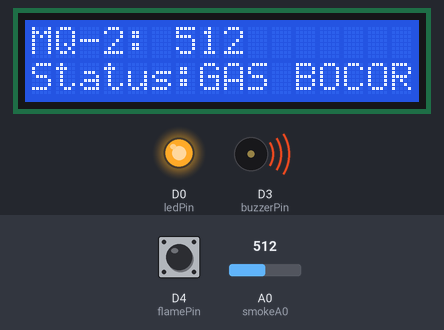
This sketch was run on a simulated ESP8266 (NodeMCU). Shown: 16×2 character LCD, output pins drawn as LEDs (lit = HIGH), buzzer (waves = sounding). The test bench sets the inputs (shaded band); at power-on: A0 (smokeA0) = 512, D4 (flamePin) HIGH. WiFi joins after 1.5 s; servers stay silent unless stated; what the sketch prints to the serial monitor is not drawn.

Above: at 17.4 s.
17.5 s: A0 (smokeA0) set to 488
At 18.9 s:
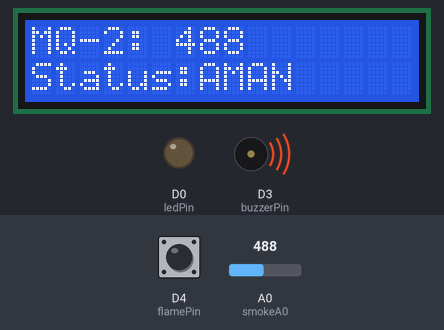
19.2 s: D4 (flamePin) driven LOW
At 20.2 s:
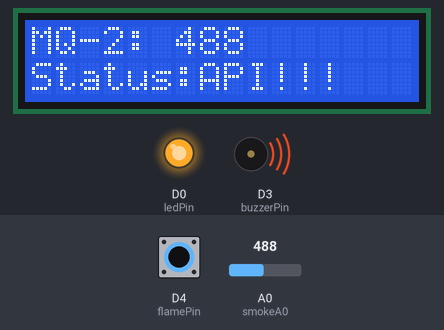
20.9 s: A0 (smokeA0) set to 510
At 23.5 s:
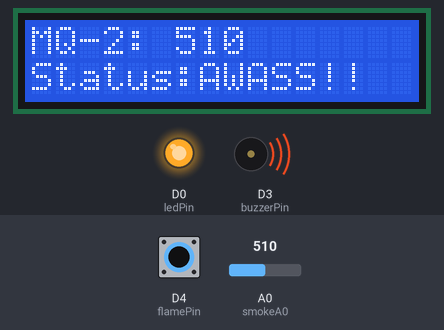
23.8 s: D4 (flamePin) driven HIGH
At 24.7 s:
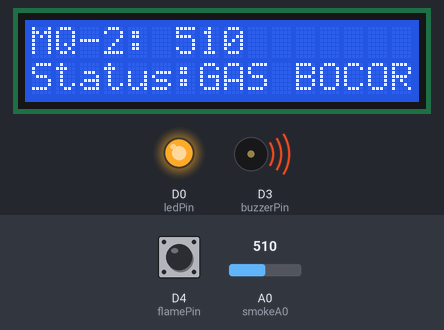
25.5 s: A0 (smokeA0) set to 490
At 28.1 s:
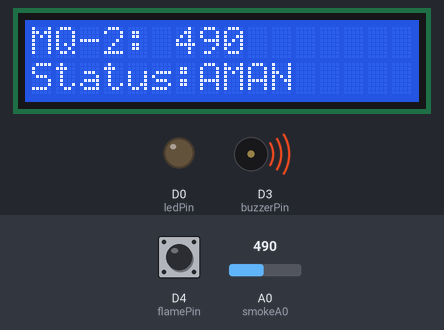
28.4 s: D4 (flamePin) pulsed LOW 2 times (0.12 s each, 0.3 s apart)
At 29.3 s:
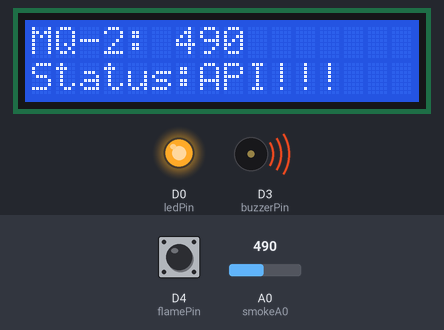
Timing chart, 0 to 31.5 s (numbered marks = the images above; inputs shaded):
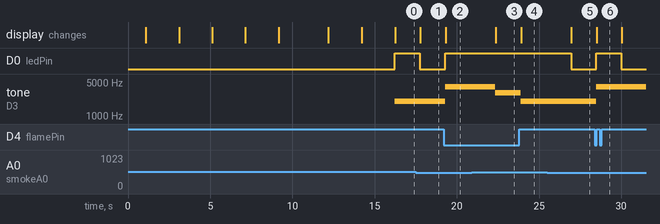

The sketch:

deteksi_gasbocor.ino
```cpp
//**********************************************************/
//       PRAKTIKUM IOT DETEKSI KEBOCORAN GAS DAN API       //
//              DENGAN PEMANFAATAN TELEGRAM                //
//    TEKNOLOGI INFORMASI - FAKULTAS SAINS DAN TEKNOLOGI   //
//                  UIN WALLISONGO SEMARANG                //
//**********************************************************/

/**************************************/
// KELOMPOK: 5                        //
// ANGGOTA:                           //
//         1. Adam Achsanul Munzali   //
//         2. M. Ilham Dwi P          //
//         3. M. Azhar Athaya         //
//**************************************/

#include <Wire.h>
#include <LiquidCrystal_PCF8574.h>
#include <CTBot.h>
#include <ESP8266WiFi.h>

CTBot myBot;
LiquidCrystal_PCF8574 lcd(0x27);

String ssid = "UIN-Walisongo";
String pass = "";
String token = "7384406602:AAFed-0M1TvVuDSJYE8MPKymmn7sQa2wDr0";
const int chat_id = 1511936347;

const int smokeA0 = A0;
const int flamePin = D4;
const int flameDetected = LOW;
const int sensorThres = 500;

const int ledPin = D0;
const int buzzerPin = D3;

bool alreadyAlertedGas = false;
bool alreadyAlertedFire = false;

void displayInfo() {
  lcd.clear();
  lcd.setCursor(0, 0);
  lcd.print("Sensor Deteksi");
  lcd.setCursor(0, 1);
  lcd.print("Gas dan Api");
  delay(2000);

  lcd.clear();
  lcd.setCursor(0, 0);
  lcd.print("UIN Walisongo");
  lcd.setCursor(0, 1);
  lcd.print("Semarang");
  delay(2000);

  lcd.clear();
  lcd.setCursor(0, 0);
  lcd.print("PRODI TI.");
  lcd.setCursor(0, 1);
  lcd.print("FST");
  delay(2000);

  lcd.clear();
  lcd.setCursor(0, 0);
  lcd.print("IOT");
  lcd.setCursor(0, 1);
  lcd.print("SK");
  delay(2000);

  lcd.clear();
  lcd.setCursor(0, 0);
  lcd.print("Kelompok: 5");
  lcd.setCursor(0, 1);
  lcd.print("Azhar,Adam,Ilham");
  delay(3000);
}

void setup() {
  Serial.begin(115200);
  delay(1000);

  lcd.begin(16, 2);
  lcd.setBacklight(255);

  // Tampilkan info kelompok
  displayInfo();

  lcd.setCursor(0, 0);
  lcd.print("Menghubungkan...");

  pinMode(ledPin, OUTPUT);
  digitalWrite(ledPin, LOW);
  pinMode(buzzerPin, OUTPUT);
  noTone(buzzerPin);
  pinMode(flamePin, INPUT);

  WiFi.begin(ssid.c_str(), pass.c_str());
  int attempts = 0;
  while (WiFi.status() != WL_CONNECTED && attempts < 10) {
    delay(1000);
    Serial.print(".");
    attempts++;
  }

  lcd.clear();
  if (WiFi.status() == WL_CONNECTED) {
    Serial.println("Wi-Fi Terkoneksi!");
    lcd.setCursor(0, 0);
    lcd.print("Wi-Fi Terkoneksi");
  } else {
    Serial.println("Wi-Fi Gagal!");
    lcd.setCursor(0, 0);
    lcd.print("Wi-Fi Gagal");
    return;
  }

  myBot.setTelegramToken(token);
  if (myBot.testConnection()) {
    Serial.println("Bot Terkoneksi!");
    lcd.clear();
    lcd.setCursor(0, 0);
    lcd.print("Bot Aktif");
    myBot.sendMessage(chat_id, "🤖 Bot Deteksi Gas & Api Aktif!");
  } else {
    Serial.println("Koneksi Bot Gagal!");
    lcd.clear();
    lcd.setCursor(0, 0);
    lcd.print("Bot Gagal!");
    return;
  }

  delay(2000);
  lcd.clear();
}

void loop() {
  int gasValue = analogRead(smokeA0);
  int flameValue = digitalRead(flamePin);

  Serial.print("Nilai MQ-2: ");
  Serial.println(gasValue);
  Serial.print("Status Api: ");
  Serial.println(flameValue == flameDetected ? "Terdeteksi" : "Tidak");

  bool gasDetected = gasValue > sensorThres;
  bool fireDetected = (flameValue == flameDetected);

  String status = "AMAN";

  if (gasDetected && fireDetected) {
    status = "AWASS!!";
    if (!alreadyAlertedGas || !alreadyAlertedFire) {
      myBot.sendMessage(chat_id, "🚨🔥 Gas & Api terdeteksi bersamaan! SEGERA CEK LOKASI!");
      alreadyAlertedGas = true;
      alreadyAlertedFire = true;
    }
    tone(buzzerPin, 3000);
    digitalWrite(ledPin, HIGH);
  }
  else if (gasDetected) {
    status = "GAS BOCOR!";
    if (!alreadyAlertedGas) {
      myBot.sendMessage(chat_id, "🚨 Gas bocor terdeteksi! Segera cek lokasi!");
      alreadyAlertedGas = true;
    }
    alreadyAlertedFire = false;
    tone(buzzerPin, 2000);
    digitalWrite(ledPin, HIGH);
  }
  else if (fireDetected) {
    status = "API!!!";
    if (!alreadyAlertedFire) {
      myBot.sendMessage(chat_id, "🔥 Api terdeteksi! Segera cek lokasi!");
      alreadyAlertedFire = true;
    }
    alreadyAlertedGas = false;
    tone(buzzerPin, 4000);
    digitalWrite(ledPin, HIGH);
  }
  else {
    status = "AMAN";
    alreadyAlertedGas = false;
    alreadyAlertedFire = false;
    noTone(buzzerPin);
    digitalWrite(ledPin, LOW);
  }

  lcd.setCursor(0, 0);
  lcd.print("MQ-2: ");
  lcd.print(gasValue);
  lcd.print("     ");

  lcd.setCursor(0, 1);
  lcd.print("Status:");
  lcd.print(status);
  lcd.print("     ");

  delay(1500);
}
```

Measured:
- the behaviour switches between 501 and 500 on A0 (smokeA0) (found by bisection; images 0 and 1)
- after the input at 17.5 s, D0 (ledPin): HIGH → LOW after 0.25 s; the display: changes after 0.28 s (image 1)
- after the input at 19.2 s, D0 (ledPin): LOW → HIGH after 0.08 s; tone on D3 (buzzerPin): 2000 Hz → 4000 Hz after 0.08 s; the display: changes after 0.11 s (image 2)
- after the input at 20.9 s, tone on D3 (buzzerPin): 4000 Hz → 3000 Hz after 1.4 s; the display: changes after 1.5 s (image 3)
- after the input at 23.8 s, tone on D3 (buzzerPin): 3000 Hz → 2000 Hz after 0.08 s; the display: changes after 0.11 s (image 4)
- after the input at 25.5 s, D0 (ledPin): HIGH → LOW after 1.4 s; the display: changes after 1.5 s (image 5)
- after the input at 28.4 s, D0 (ledPin): LOW → HIGH after 0.08 s, → LOW 1.5 s later; tone on D3 (buzzerPin): 2000 Hz → 4000 Hz after 0.08 s; the display: changes after 0.11 s (image 6)
